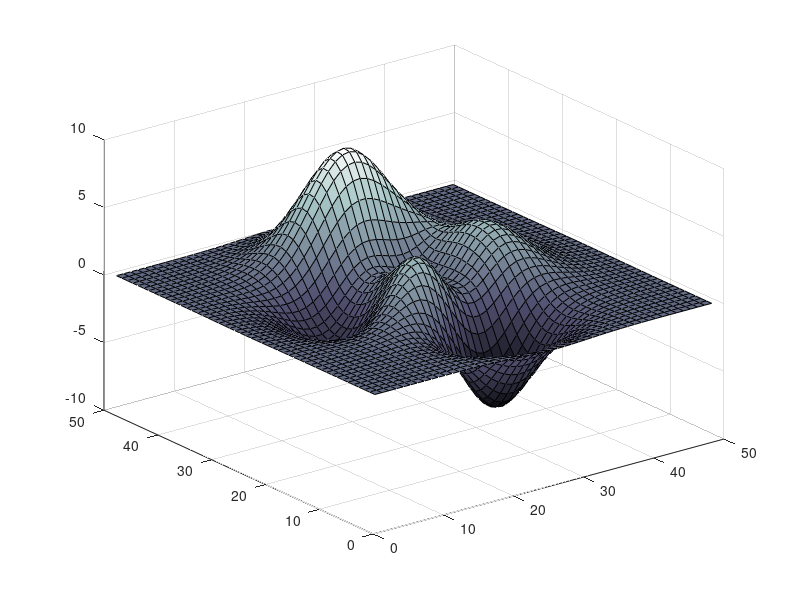

Write the MATLAB code that produced this figure. (Note: this script raises an error after producing the figure.)
%=============================================================================
% Copyright (c) 2016-present Allan CORNET (Nelson)
%=============================================================================
% This file is part of the Nelson.
%=============================================================================
% LICENCE_BLOCK_BEGIN
% SPDX-License-Identifier: LGPL-3.0-or-later
% LICENCE_BLOCK_END
%=============================================================================
% <--ADV-CLI MODE-->
%=============================================================================
f = figure();
surf(peaks);
colormap('bone');
r = f.Colormap;
assert_isapprox(r(1:2, :), [0, 0, 0.0013; 0.0034, 0.0034, 0.0060], 1e-2); 
%=============================================================================
